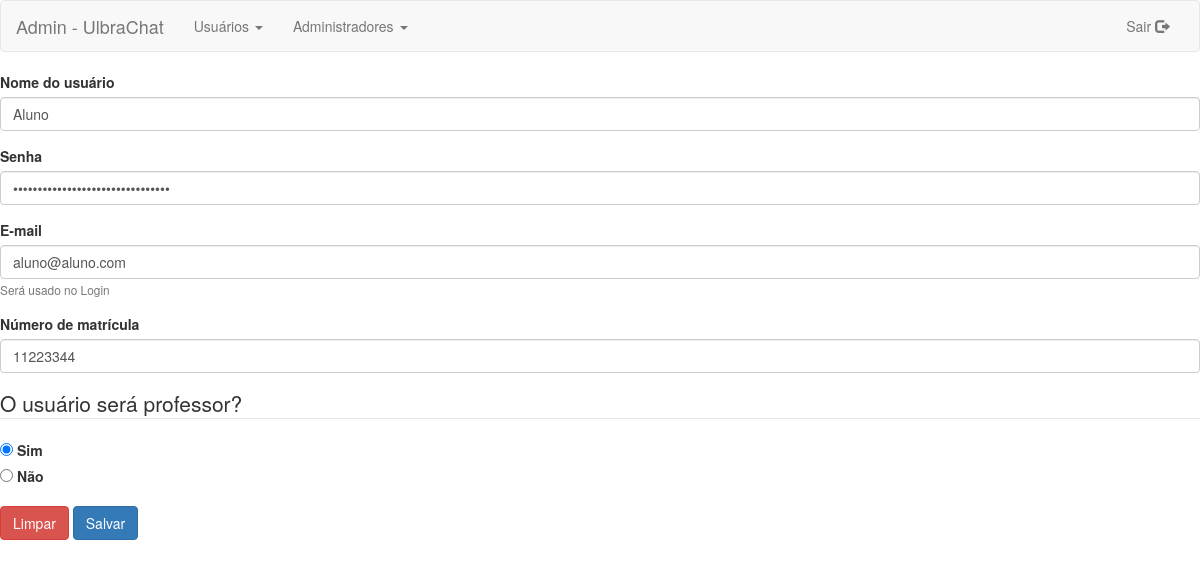
The app's page /admin/editar_usuarios.php?id=1 with its own data.
### tables this page shows
CREATE TABLE `usuarios` (
  `id` int(11) NOT NULL,
  `nome` text NOT NULL,
  `senha` text NOT NULL,
  `status` tinyint(1) NOT NULL DEFAULT '0',
  `num_matricula` text NOT NULL,
  `email` text NOT NULL,
  `professor` tinyint(1) NOT NULL DEFAULT '0',
  `coord` tinyint(1) NOT NULL DEFAULT '0'
);

### admin/editar_usuarios.php (the view, shortened to what this page needs)
<?php
$con = conectar();
?>
<!DOCTYPE html>
<html>
	<head>
		<link rel="stylesheet" href="css/bootstrap.min.css">
		<link rel="stylesheet" type="text/css" href="css/style.css">
	</head>
		<body>
		<nav class="navbar navbar-default">
				<div class="container-fluid">
				<div class="navbar-header">
				<a class="navbar-brand" href="http://localhost/projeto_msg/admin/home.php">Admin - UlbraChat</a>
				</div>
				<div class="collapse navbar-collapse" id="bs-example-navbar-collapse-1">
				<ul class="nav navbar-nav">
					<li class="dropdown">
					<a href="#" class="dropdown-toggle" data-toggle="dropdown" role="button" aria-haspopup="true" aria-expanded="false">Usuários <span class="caret"></span></a>
					</li>
					<li class="dropdown">
					<a href="#" class="dropdown-toggle" data-toggle="dropdown" role="button" aria-haspopup="true" aria-expanded="false">Administradores <span class="caret"></span></a>
					</li>
				</ul>
				<ul class="nav navbar-nav navbar-right">
					<li><a href="http://localhost/projeto_msg/admin/logout.php">Sair <span class="glyphicon glyphicon-log-out"></span></a></li>
				</ul>
				</div>
			</div>
			</nav>
		</body>
					<?php
						$id = $_GET['id'];
						$q = mysqli_query($con, "SELECT * FROM `usuarios` WHERE id='$id'");
						while($row = mysqli_fetch_assoc($q)){
							$array[] = $row;
						}
						foreach ($array as $row){
						?>
							<form name="cadastro-usuario" action="" method="POST">
								<div class="form-group">
									<label for="exampleInputEmail1">Nome do usuário</label>
									<input type="text" class="form-control" id="nome_usuario" name="nome" placeholder="Digite seu nome e sobrenome" value=<?php echo $row['nome'];?>>
								</div>
								<div class="form-group">
									<label for="exampleInputPassword1">Senha</label>
									<input type="password" class="form-control" id="senha_usuario" name="senha" placeholder="Digite sua Senha" value=<?php echo $row['senha'];?>>
								</div>
								<div class="form-group">
									<label for="exampleInputEmail1">E-mail</label>
									<input type="email" class="form-control" id="email_usuario" name="email" aria-describedby="emailHelp" placeholder="Informe seu email" value=<?php echo $row['email'];?>>
									<small id="emailHelp" class="form-text text-muted">Será usado no Login</small>
								</div>
								<div class="form-group">
									<label for="exampleInputEmail1">Número de matrícula</label>
									<input type="text" class="form-control" name="nummatricula" id="num_matricula" placeholder="Informe o número de matrícula" value=<?php echo $row['num_matricula'];?>>
								</div>
								<fieldset class="form-group">
									<legend>O usuário será professor?</legend>
									<div class="form-check">
									<label class="form-check-label">
										<input type="radio" class="form-check-input" name="radio_professor" id="optionsRadios1" value="1" checked>
										Sim
									</label>
									</div>
									<div class="form-check">
									<label class="form-check-label">
										<input type="radio" class="form-check-input" name="radio_professor" id="optionsRadios2" value="0">
										Não
									</label>
									</div>
								</fieldset>
								<button type="reset" class="btn btn-danger">Limpar</button>
								<button type="submit" class="btn btn-primary" name="cadastrar">Salvar</button>
							</form>
						<?php
						}
				?>
</html>

### records on screen
usuarios: nome "Aluno", email "aluno@aluno.com", nummatricula "11223344"
